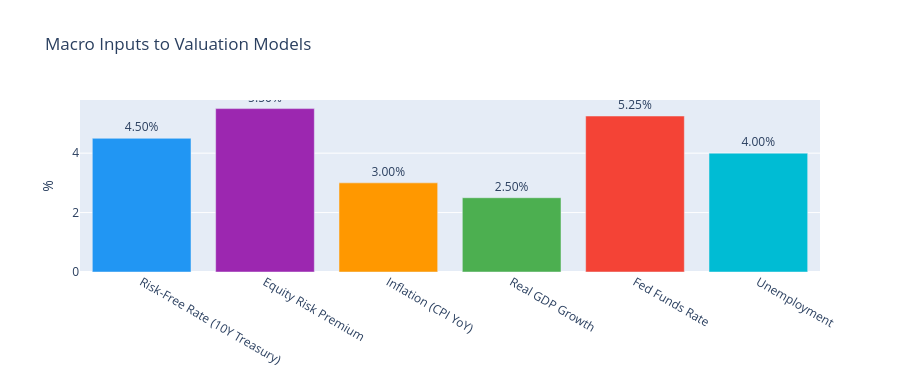

This figure's notebook cell:
### Markdown cell above
## 4 · Macro Context

Risk-free rate and equity risk premium are the two most powerful levers  
in a DCF — a 1pp rise in the 10Y yield can move intrinsic value by 15–25%.  
This section shows where we stand relative to history.

### Code cell
macro_vals = {
    'Risk-Free Rate\n(10Y Treasury)': macro.risk_free_rate * 100,
    'Equity Risk\nPremium': macro.equity_risk_premium * 100,
    'Inflation\n(CPI YoY)': macro.inflation_rate * 100,
    'Real GDP\nGrowth': macro.real_gdp_growth * 100,
    'Fed Funds\nRate': macro.fed_funds_rate * 100,
    'Unemployment': macro.unemployment_rate * 100,
}

fig = go.Figure(go.Bar(
    x=list(macro_vals.keys()),
    y=list(macro_vals.values()),
    marker_color=['#2196F3', '#9C27B0', '#FF9800', '#4CAF50', '#F44336', '#00BCD4'],
    text=[f'{v:.2f}%' for v in macro_vals.values()],
    textposition='outside',
))
fig.update_layout(title='Macro Inputs to Valuation Models',
                  yaxis_title='%', height=380)
fig.show()

### Figure 1 — Plotly figure (JSON) as saved in the notebook; plotly's stock layout.template omitted (floating-point values rounded to 4 significant figures)
{"data": [{"marker": {"color": ["#2196F3", "#9C27B0", "#FF9800", "#4CAF50", "#F44336", "#00BCD4"]}, "text": ["4.50%", "5.50%", "3.00%", "2.50%", "5.25%", "4.00%"], "textposition": "outside", "type": "bar", "x": ["Risk-Free Rate\n(10Y Treasury)", "Equity Risk\nPremium", "Inflation\n(CPI YoY)", "Real GDP\nGrowth", "Fed Funds\nRate", "Unemployment"], "y": [4.5, 5.5, 3, 2.5, 5.25, 4]}], "layout": {"height": 380, "title": {"text": "Macro Inputs to Valuation Models"}, "yaxis": {"title": {"text": "%"}}}}
